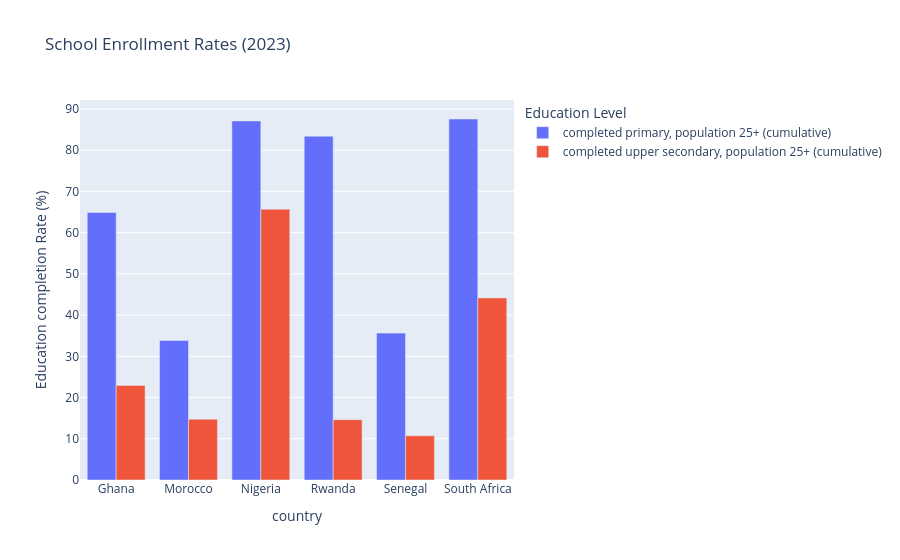

This figure's notebook cell:
### Code cell
df_bar = df_imputed.melt(
    id_vars=['year', 'country'],
    value_vars=['completed primary, population 25+ (cumulative)','completed upper secondary, population 25+ (cumulative)'],
    var_name='Education Level',
    value_name='Education completion Rate (%)'
)

fig = px.bar(
    df_bar[df_bar['year'] == 2023],
    x='country',
    y='Education completion Rate (%)',
    color='Education Level',
    barmode='group',
    title='School Enrollment Rates (2023)'
)
fig.show()

### Figure 1 — Plotly figure (JSON) as saved in the notebook; plotly's stock layout.template omitted (floating-point values rounded to 4 significant figures)
{"data": [{"alignmentgroup": "True", "hovertemplate": "Education Level=completed primary, population 25+ (cumulative)<br>country=%{x}<br>Education completion Rate (%)=%{y}<extra></extra>", "legendgroup": "completed primary, population 25+ (cumulative)", "marker": {"color": "#636efa", "pattern": {"shape": ""}}, "name": "completed primary, population 25+ (cumulative)", "offsetgroup": "completed primary, population 25+ (cumulative)", "orientation": "v", "showlegend": true, "textposition": "auto", "type": "bar", "x": ["Ghana", "Morocco", "Nigeria", "Rwanda", "Senegal", "South Africa"], "xaxis": "x", "y": [64.89, 33.85, 87.1, 83.39, 35.63, 87.57], "yaxis": "y"}, {"alignmentgroup": "True", "hovertemplate": "Education Level=completed upper secondary, population 25+ (cumulative)<br>country=%{x}<br>Education completion Rate (%)=%{y}<extra></extra>", "legendgroup": "completed upper secondary, population 25+ (cumulative)", "marker": {"color": "#EF553B", "pattern": {"shape": ""}}, "name": "completed upper secondary, population 25+ (cumulative)", "offsetgroup": "completed upper secondary, population 25+ (cumulative)", "orientation": "v", "showlegend": true, "textposition": "auto", "type": "bar", "x": ["Ghana", "Morocco", "Nigeria", "Rwanda", "Senegal", "South Africa"], "xaxis": "x", "y": [22.94, 14.74, 65.67, 14.63, 10.72, 44.17], "yaxis": "y"}], "layout": {"barmode": "group", "legend": {"title": {"text": "Education Level"}, "tracegroupgap": 0}, "title": {"text": "School Enrollment Rates (2023)"}, "xaxis": {"anchor": "y", "domain": [0, 1], "title": {"text": "country"}}, "yaxis": {"anchor": "x", "domain": [0, 1], "title": {"text": "Education completion Rate (%)"}}}}
